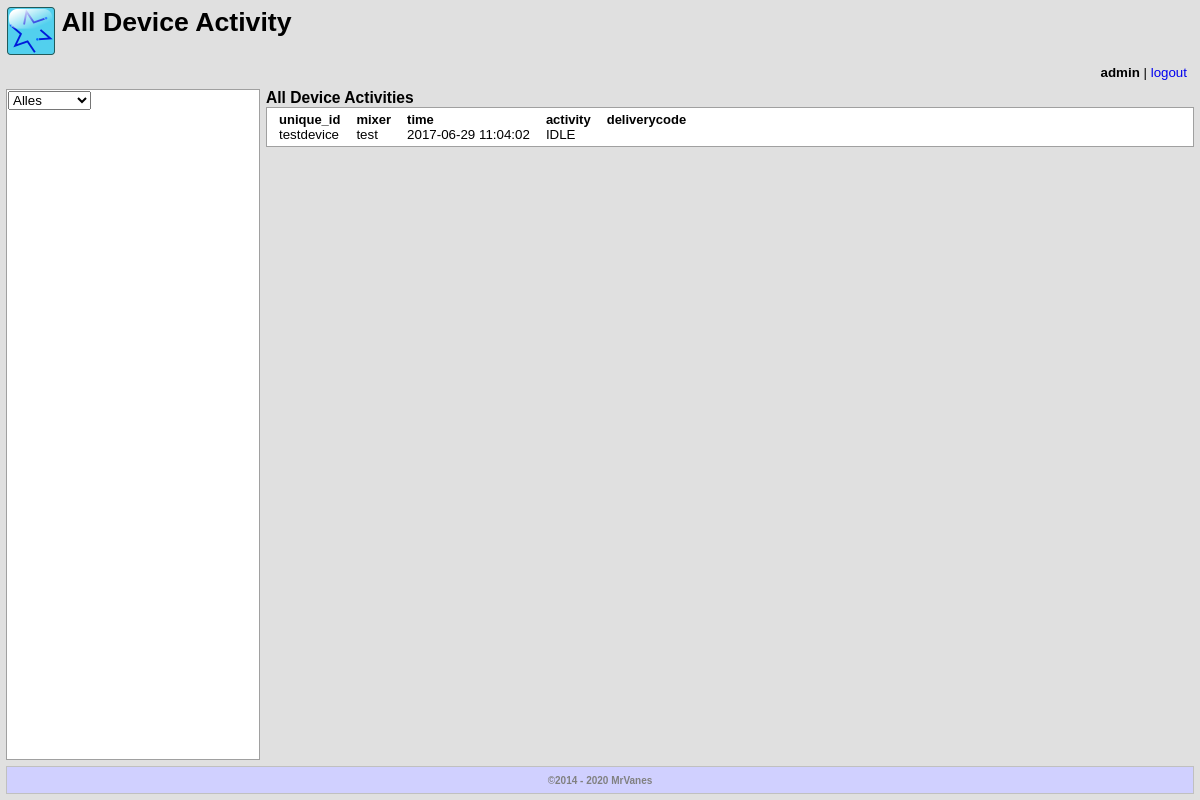
Screenshot of /test/activity (signed in) with the database file from the repository.
### tables this page shows
CREATE TABLE `users` (
  `user_id` int(11) NOT NULL AUTO_INCREMENT,
  `location_id` int(11) NOT NULL,
  `name` varchar(20) NOT NULL,
  `password` varchar(32) NOT NULL,
  `admin` bit(1) NOT NULL DEFAULT b'0',
  `attributes` text,
  PRIMARY KEY (`user_id`),
  UNIQUE KEY `name_UNIQUE` (`name`)
);

CREATE TABLE `trace` (
  `unique_id` varchar(16) NOT NULL,
  `time` datetime NOT NULL,
  `lat` float(10,6) NOT NULL,
  `lon` float(10,6) NOT NULL,
  `hdop` float(10,6) NOT NULL,
  `speed` float(5,3) NOT NULL,
  `activity` varchar(10) NOT NULL,
  `deliverycode` varchar(8) DEFAULT NULL,
  `version` varchar(10) DEFAULT NULL,
  PRIMARY KEY (`unique_id`,`time`)
);

CREATE TABLE `mixers` (
  `mixer_id` int(11) NOT NULL AUTO_INCREMENT,
  `location_id` int(11) DEFAULT NULL,
  `deliverycode` varchar(8) DEFAULT NULL,
  `name` varchar(45) NOT NULL,
  `description` varchar(100) DEFAULT NULL,
  PRIMARY KEY (`mixer_id`),
  UNIQUE KEY `name_UNIQUE` (`name`)
);

### index.php (called while the page is built, shortened)
<?php
require_once('lib/authentication.php');
$path = rtrim($_SERVER['PATH_INFO'], '/');
$page = 'pages';
$pathArr = explode('/', $path);
foreach ($pathArr as $p) {
  $page .= $p . '/';
  $initpage = $page . 'init.php';
  if (is_file($initpage)) {
    include($initpage);
  }
}
include('templates/' . $t['site'] . "/site.php");
?>

### pages/init.php (called while the page is built, shortened)
<?php
$t['site'] = 'default';
$t['head'] = 'default';
$t['header'] = 'default';
$t['navigator'] = 'default';
$t['content'] = 'default';
$t['footer'] = 'default';
if (!authenticated()) login();
?>

### pages/test/init.php (called while the page is built, shortened)
<?php
$t['title'] = 'TestDevice upload form';
$t['head'] = 'test';
$t['content'] = 'test';
$t['navigator'] = 'test';
?>

### lib/authentication.php (called while the page is built, shortened)
<?php
function authenticated() {
  global $messages, $errors;
  if (isset($_SESSION['user_id'])) {
    $user_id = $_SESSION['user_id'];
    $query = "SELECT user_id, name, admin, attributes FROM users WHERE user_id = $user_id";
    if (db_select($query, $users, 'user_id')) {
      $user_name = $users[$user_id]['name'];
      return true;
    } else {
      $errors[] = "Er is iets mis met de gebruiker";
      return false;
    }
  } else {
    return false;
  }
}
?>

### lib/database.php (called while the page is built, shortened)
<?php
function db_select($query, &$result, $index = null) {
  global $db;
  global $Q_ERROR;
  $rows = FALSE;
  $res = mysqli_query($db, $query);
  if ($res) $rows = mysqli_num_rows($res);
  else $Q_ERROR[$query]=mysqli_error($db);
  return $rows;
}
?>

### templates/test/activity/content.php (the view)
<h3>All Device Activities</h3>
<div class=light>
<table>
<tr>
<th>unique_id</th><th>mixer</th><th>time</th><th>activity</th><th>deliverycode</th>
</tr>
<?php
foreach ($activities as $transition) {
  echo "<tr>\n";
  echo "<td>" . $transition['unique_id'] . "</td>\n";
  echo "<td>" . $transition['name'] . "</td>\n";
  echo "<td>" . $transition['time'] . "</td>\n";
  echo "<td>" . $transition['activity'] . "</td>\n";
  echo "<td>" . $transition['deliverycode'] . "</td>\n";
  echo "</tr>\n";
}
?>
</table>
</div>

### templates/default/header.php (shortened to what this page needs)
<h1><a href="/"><img src="/style/tracker.png" align="top"></a> <?=$t['title']?></h1>
<div class=login><?=($user_name?"<b>$user_name</b> | <a href=\"/logout\">logout</a>":"<a href=\"/login\">login</a>")?></div>

### style/default.css (style rules this page uses)
* { font-family: verdana, sans-serif; }
html { height: 100%; }
h1, h2, h3, h4 { margin: 0px; }
a { text-decoration: none; }
table.wrapper td { vertical-align: top; }
td { font-size: smaller; }
div.login { float: right; margin: 8px 2px 0px 0px; padding: 2px 4px; }
.content table { border-collapse: collapse; }
.content th { font-size: small; text-align: left; }
.content td,th { padding: 0px 8px; vertical-align: bottom; }
div.light { background: white; padding: 4px; border: 1px solid #a0a0a0; margin-bottom: 8px; }

### rows the page displays
users: name "admin"
trace: unique "testdevice", mixers.name "test", time "2017-06-29 11:04:02", activity "IDLE"

### other values shown
$t['title'] "All Device Activity"
